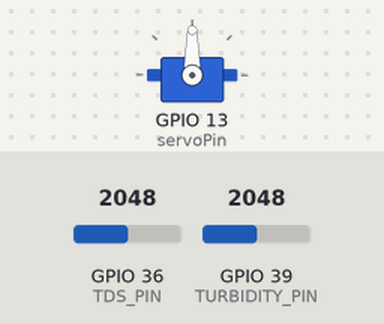
Bench run of a sketch on a simulated ESP32. Shown: servo. The test bench sets the inputs (shaded band); at power-on: GPIO 36 (TDS_PIN) = 2048, GPIO 39 (TURBIDITY_PIN) = 2048 (analog values on the 0–4095 scale). WiFi joins after 1.5 s; servers stay silent unless stated; what the sketch prints to the serial monitor is not drawn.

Above: at 2.55 s.
At 6.0 s:
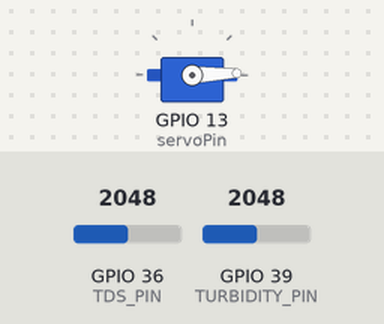
At 6.75 s:
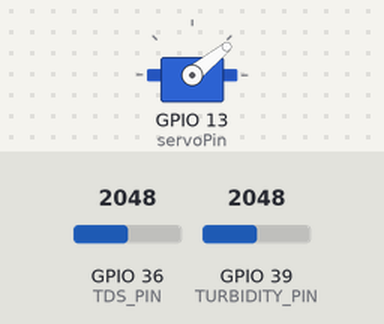
At 7.5 s:
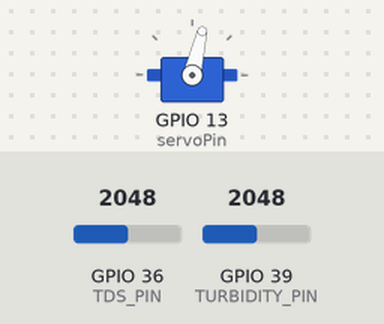
Timing chart, 0 to 10.9 s (numbered marks = the images above):
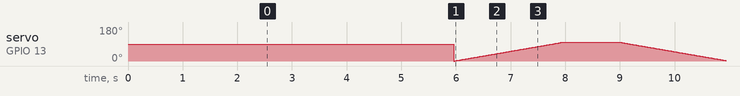

The sketch:

sensors.ino
```cpp
#include <WiFi.h>
#include <FirebaseESP32.h>
#include <Servo.h>

// -------------------- WiFi Credentials --------------------
const char* ssid = "test";
const char* password = "12345678";

// -------------------- Firebase Credentials --------------------
#define FIREBASE_HOST "finalproject-b956d-default-rtdb.asia-southeast1.firebasedatabase.app"
#define FIREBASE_AUTH "Jbb7ieXnmcefqd2p81RHFVzj4EnEHZXywvArUXOu"

FirebaseData fbdo;
FirebaseAuth auth;
FirebaseConfig config;

// -------------------- Sensor Pins --------------------
#define TDS_PIN       36
#define TURBIDITY_PIN 39

// -------------------- Servo Setup --------------------
Servo myServo;
int servoPin = 13;  // Change to any PWM-capable pin on ESP32 (e.g., 13, 14, 27)

int pos = 0;
void moveServo(int start, int end, int stepDelay) {
  if (start < end) {
    for (pos = start; pos <= end; pos++) {
      myServo.write(pos);
      delay(stepDelay);
    }
  } else {
    for (pos = start; pos >= end; pos--) {
      myServo.write(pos);
      delay(stepDelay);
    }
  }
}

// -------------------- Timing --------------------
unsigned long lastSendTime = 0;
const unsigned long sendInterval = 5000;

void setup() {
  Serial.begin(115200);
  delay(1000);
  Serial.println("🤖 Aquabot Starting...");

  analogReadResolution(12); // ESP32 ADC resolution

  // Connect WiFi
  WiFi.begin(ssid, password);
  Serial.print("🔌 Connecting to WiFi");
  while (WiFi.status() != WL_CONNECTED) {
    delay(500);
    Serial.print(".");
  }
  Serial.println("\n✅ WiFi Connected: " + WiFi.localIP().toString());

  // Firebase setup
  config.host = FIREBASE_HOST;
  config.signer.tokens.legacy_token = FIREBASE_AUTH;
  Firebase.begin(&config, &auth);
  Firebase.reconnectWiFi(true);

  // Attach servo
  myServo.attach(servoPin);
}

void loop() {
  // -------------------- Sensor Readings --------------------
  int tdsRaw = analogRead(TDS_PIN);
  float tdsVoltage = tdsRaw * (3.3 / 4095.0);
  float ec = (133.42 * tdsVoltage * tdsVoltage * tdsVoltage)
             - (255.86 * tdsVoltage * tdsVoltage)
             + (857.39 * tdsVoltage);
  float tds = ec * 0.5;

  int turbRaw = analogRead(TURBIDITY_PIN);
  float turbVoltage = turbRaw * (3.3 / 4095.0);
  float turbidity = turbVoltage >= 2.5 ? 0 : 3000 * (2.5 - turbVoltage);

  String status = (tds < 600 && turbidity < 5) ? "Good" : "Bad";

  // -------------------- Output --------------------
  Serial.printf("📊 TDS: %.2f ppm | 🌫 Turbidity: %.2f NTU | Status: %s\n",
                tds, turbidity, status.c_str());

  // -------------------- Send to Firebase --------------------
  if (Firebase.ready() && millis() - lastSendTime > sendInterval) {
    lastSendTime = millis();

    bool success = true;
    success &= Firebase.setFloat(fbdo, "/water/tds_ppm", tds);
    success &= Firebase.setFloat(fbdo, "/water/turbidity_ntu", turbidity);
    success &= Firebase.setString(fbdo, "/water/status", status);

    if (!success) {
      Serial.println("❌ Firebase send failed:");
      Serial.println(fbdo.errorReason());
    } else {
      Serial.println("✅ Data sent to Firebase");
    }

    // -------------------- Move Servo (example use case) --------------------
    moveServo(0, 100, 20);  // Simulate grabbing garbage
    delay(1000);
    moveServo(100, 0, 20);  // Return to position
  }

  delay(1000);
}
```
